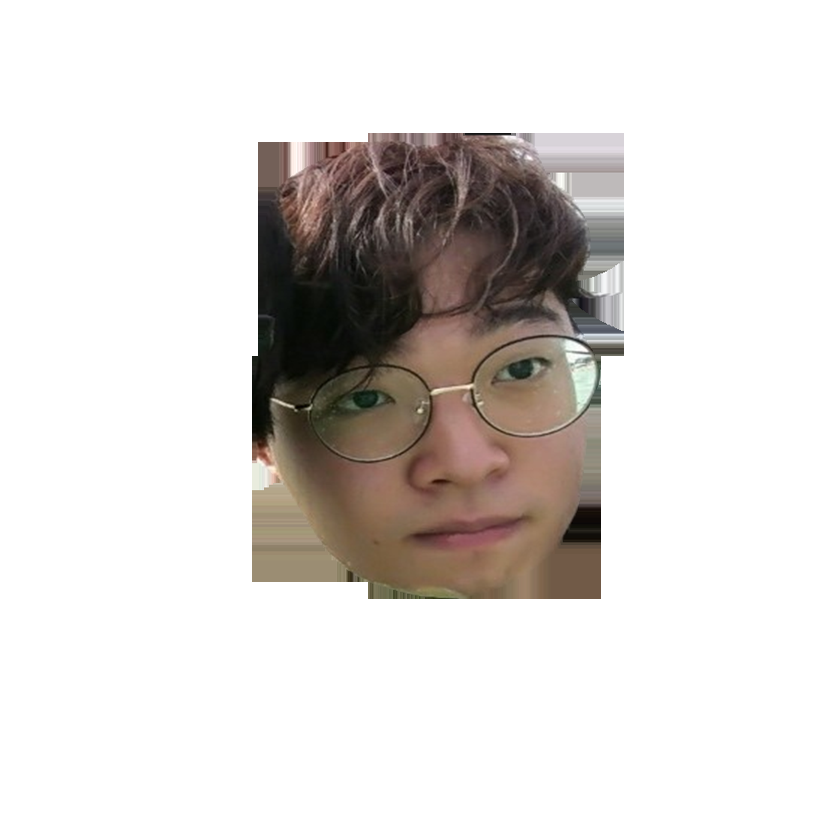
#> input picture vision/asd.png, 826 x 826 px
$ python 'Canny edge.py'
#> lines starting #> are read from the running program, lines starting #| are printed output that depends on the picture; after the words box and inside, x2 and y2 are one past the last pixel; in counts of white or black regions, pixels touching at a corner belong together
import cv2
import numpy as np
from matplotlib import pyplot as plt

img = cv2.imread('asd.png', 0)
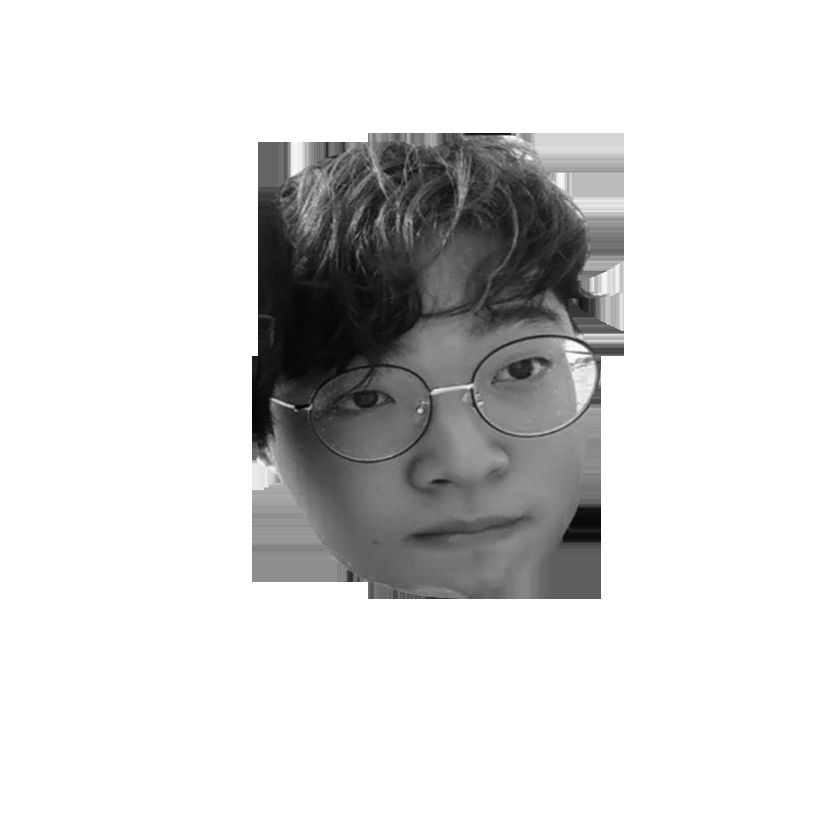
#> img: shape (826, 826); min 1, max 255, mean 217.1
edges = cv2.Canny(img, 100, 200)
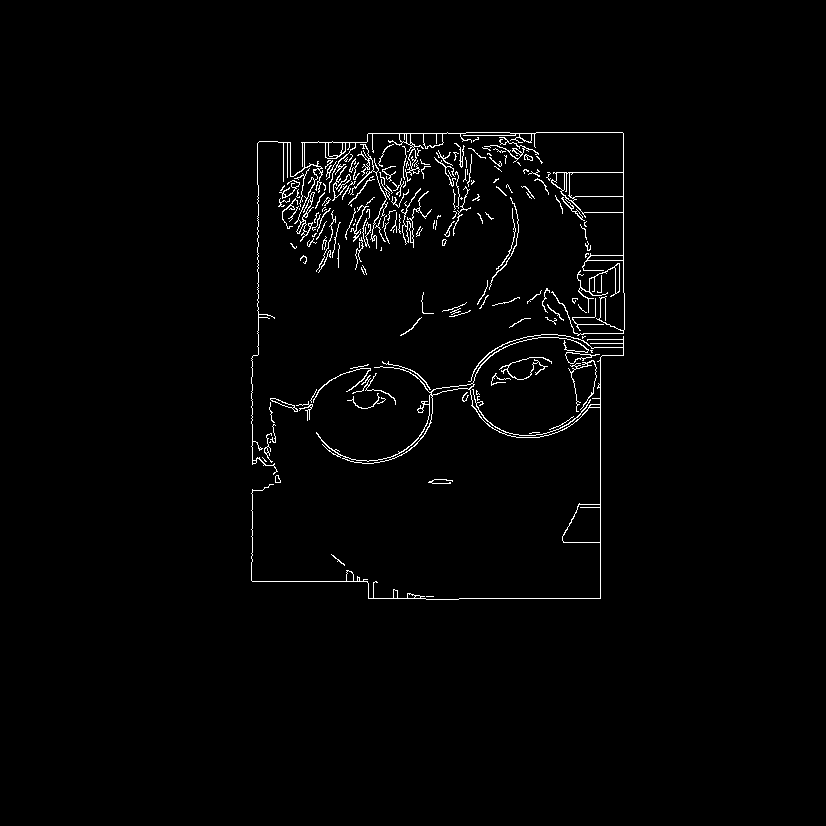
#> edges: shape (826, 826); 1.7% white in thin lines or dots, all inside (x1, y1, x2, y2) = (251, 132, 625, 600)

plt.subplot(121), plt.imshow(img, cmap = 'gray')
plt.title('Orgin'), plt.xticks([]), plt.yticks([])

plt.subplot(122), plt.imshow(edges, cmap = 'gray')
plt.title('edge'), plt.xticks([]), plt.yticks([])
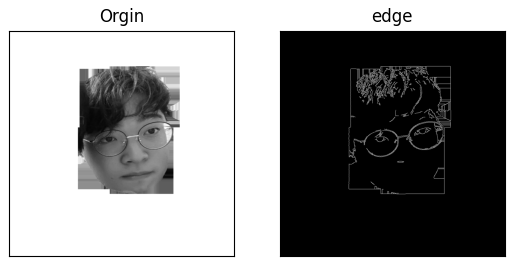
#> figure drawn by matplotlib, 2 panels
